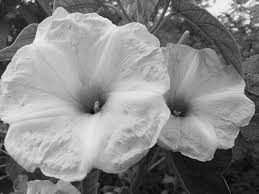
#> input picture images.jpeg, 259 x 194 px
$ jupyter execute --allow-errors LaserPBL.ipynb
#> lines starting #> are read from the running program, lines starting #| are printed output that depends on the picture
[cell 1]
import cv2
import numpy as np
from matplotlib import pyplot as plt
from ipywidgets import VBox, HBox, IntSlider, FloatSlider, Output, interactive

# Load the grayscale image (uncolored)
image_path = "images.jpeg"  # Replace with the actual image path
image = cv2.imread(image_path, cv2.IMREAD_GRAYSCALE)
#> image is the input picture: shape (194, 259); min 0, max 248, mean 134.8

if image is None:
    raise FileNotFoundError(f"Image at path '{image_path}' could not be found or loaded.")
else:
    print("Image pixel values range:", image.min(), "to", image.max())
#| Image pixel values range: 0 to 248
#> the sliders are set to k_w1 = <module 'ipywidgets.VBox_.chil, k_w2 = <module 'ipywidgets.VBox_.chil, k_w3 = <module 'ipywidgets.VBox_.chil, k_w4 = <module 'ipywidgets.VBox_.chil, k_r1_lower = <module 'ipywidgets.VBox_.chil, k_r1_upper = <module 'ipywidgets.VBox_.chil, k_r2_lower = <module 'ipywidgets.VBox_.chil, k_r2_upper = <module 'ipywidgets.VBox_.chil, k_r3_lower = <module 'ipywidgets.VBox_.chil, k_r3_upper = <module 'ipywidgets.VBox_.chil, k_r4_lower = <module 'ipywidgets.VBox_.chil, k_r4_upper = <module 'ipywidgets.VBox_.chil, a_w1 = <module 'ipywidgets.VBox_.chil, a_w2 = <module 'ipywidgets.VBox_.chil, a_w3 = <module 'ipywidgets.VBox_.chil, a_w4 = <module 'ipywidgets.VBox_.chil, a_r1_lower = <module 'ipywidgets.VBox_.chil, a_r1_upper = <module 'ipywidgets.VBox_.chil, a_r2_lower = <module 'ipywidgets.VBox_.chil, a_r2_upper = <module 'ipywidgets.VBox_.chil, a_r3_lower = <module 'ipywidgets.VBox_.chil, a_r3_upper = <module 'ipywidgets.VBox_.chil, a_r4_lower = <module 'ipywidgets.VBox_.chil, a_r4_upper = <module 'ipywidgets.VBox_.chil


krypton_laser_colors = {
    406: [138, 43, 226],    # Violet
    413: [75, 0, 130],      # Indigo
    420: [0, 0, 255],       # Blue
    530: [0, 255, 0],       # Green
    568: [255, 255, 0],     # Yellow
    600: [255, 165, 0],     # Orange
    647: [255, 0, 0],       # Red
}

argon_laser_colors = {
    457.9: [0, 0, 255],     # Blue
    465.8: [75, 0, 130],    # Indigo
    476.5: [0, 255, 255],   # Cyan
    488: [0, 255, 0],       # Green
    514.5: [0, 128, 0],     # Dark Green
    540: [255, 255, 0],     # Yellow
    600: [255, 165, 0],     # Orange
}

# Function to map wavelength to colors based on laser type
def get_color_from_wavelength(wavelength, laser_type):
    laser_colors = krypton_laser_colors if laser_type == "krypton" else argon_laser_colors
    # Get nearest available color for smoother transitions
    closest_wavelength = min(laser_colors.keys(), key=lambda k: abs(k - wavelength))
    return laser_colors[closest_wavelength]

# Function to apply colors based on intensity ranges and laser wavelengths
def apply_multicolor_with_lasers(image, wavelengths, intensity_ranges, laser_type="krypton"):
#> called with laser_type = 'krypton'
    colored_image = np.zeros((image.shape[0], image.shape[1], 3), dtype=np.uint8)
    for idx, (lower, upper) in enumerate(intensity_ranges):
        color = get_color_from_wavelength(wavelengths[idx], laser_type)
        mask = (image >= lower) & (image <= upper)
        for i in range(3):
            colored_image[:, :, i] = np.where(mask, color[i], colored_image[:, :, i])
#> colored_image: shape (194, 259, 3); every value is 0
    return colored_image

# Function to display images side by side
def update_images(
    k_w1, k_w2, k_w3, k_w4, k_r1_lower, k_r1_upper, k_r2_lower, k_r2_upper, k_r3_lower, k_r3_upper, k_r4_lower, k_r4_upper,
    a_w1, a_w2, a_w3, a_w4, a_r1_lower, a_r1_upper, a_r2_lower, a_r2_upper, a_r3_lower, a_r3_upper, a_r4_lower, a_r4_upper
):
    # Krypton image
    krypton_wavelengths = [k_w1, k_w2, k_w3, k_w4]
    krypton_ranges = [
        (k_r1_lower, k_r1_upper),
        (k_r2_lower, k_r2_upper),
        (k_r3_lower, k_r3_upper),
        (k_r4_lower, k_r4_upper),
    ]
    krypton_image = apply_multicolor_with_lasers(image, krypton_wavelengths, krypton_ranges, "krypton")

    # Argon image
    argon_wavelengths = [a_w1, a_w2, a_w3, a_w4]
    argon_ranges = [
        (a_r1_lower, a_r1_upper),
        (a_r2_lower, a_r2_upper),
        (a_r3_lower, a_r3_upper),
        (a_r4_lower, a_r4_upper),
    ]
    argon_image = apply_multicolor_with_lasers(image, argon_wavelengths, argon_ranges, "argon")

    # Display side-by-side images
    fig, axs = plt.subplots(1, 2, figsize=(12, 6))
    axs[0].imshow(krypton_image)
    axs[0].set_title(f'Krypton Laser Image\nWavelengths: {krypton_wavelengths}')
    axs[0].axis('off')
    axs[1].imshow(argon_image)
    axs[1].set_title(f'Argon Laser Image\nWavelengths: {argon_wavelengths}')
    axs[1].axis('off')
    plt.show()

# Krypton sliders with additional wavelength and range controls
krypton_sliders = VBox([
    FloatSlider(min=400, max=700, step=1, value=406, description='Krypton Wavelength 1'),
    FloatSlider(min=400, max=700, step=1, value=413, description='Krypton Wavelength 2'),
    FloatSlider(min=400, max=700, step=1, value=530, description='Krypton Wavelength 3'),
    FloatSlider(min=400, max=700, step=1, value=647, description='Krypton Wavelength 4'),
    IntSlider(min=0, max=255, step=1, value=0, description='Range 1 Lower'),
    IntSlider(min=0, max=255, step=1, value=64, description='Range 1 Upper'),
    IntSlider(min=0, max=255, step=1, value=65, description='Range 2 Lower'),
    IntSlider(min=0, max=255, step=1, value=128, description='Range 2 Upper'),
    IntSlider(min=0, max=255, step=1, value=129, description='Range 3 Lower'),
    IntSlider(min=0, max=255, step=1, value=192, description='Range 3 Upper'),
    IntSlider(min=0, max=255, step=1, value=193, description='Range 4 Lower'),
    IntSlider(min=0, max=255, step=1, value=255, description='Range 4 Upper'),
])

# Argon sliders with additional wavelength and range controls
argon_sliders = VBox([
    FloatSlider(min=400, max=700, step=1, value=457.9, description='Argon Wavelength 1'),
    FloatSlider(min=400, max=700, step=1, value=476.5, description='Argon Wavelength 2'),
    FloatSlider(min=400, max=700, step=1, value=514.5, description='Argon Wavelength 3'),
    FloatSlider(min=400, max=700, step=1, value=600, description='Argon Wavelength 4'),
    IntSlider(min=0, max=255, step=1, value=0, description='Range 1 Lower'),
    IntSlider(min=0, max=255, step=1, value=64, description='Range 1 Upper'),
    IntSlider(min=0, max=255, step=1, value=65, description='Range 2 Lower'),
    IntSlider(min=0, max=255, step=1, value=128, description='Range 2 Upper'),
    IntSlider(min=0, max=255, step=1, value=129, description='Range 3 Lower'),
    IntSlider(min=0, max=255, step=1, value=192, description='Range 3 Upper'),
    IntSlider(min=0, max=255, step=1, value=193, description='Range 4 Lower'),
    IntSlider(min=0, max=255, step=1, value=255, description='Range 4 Upper'),
])

# Link sliders to the interactive function
#> (the rest of this cell did not finish here and is left out)

[cell 2]
import cv2
import numpy as np
from matplotlib import pyplot as plt
from ipywidgets import VBox, HBox, FloatSlider, IntSlider, interactive_output

# Load the MRI image (grayscale)
image_path = "medical_scan.jpg"  # Replace with your actual image path
image = cv2.imread(image_path, cv2.IMREAD_GRAYSCALE)
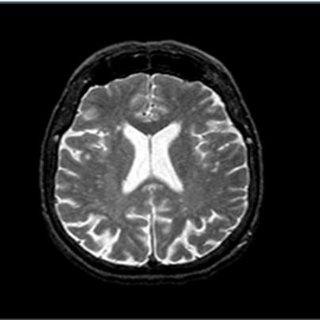
#> input picture medical_scan.jpg, 320 x 320 px
#> image: shape (320, 320); min 0, max 255, mean 43.6

if image is None:
    raise FileNotFoundError(f"Image at path '{image_path}' could not be found or loaded.")
else:
    print("Image pixel values range:", image.min(), "to", image.max())
#| Image pixel values range: 0 to 255

# Laser color mappings
krypton_laser_colors = {
    406: [138, 43, 226],    # Violet
    413: [75, 0, 130],      # Indigo
    420: [0, 0, 255],       # Blue
    530: [0, 255, 0],       # Green
    568: [255, 255, 0],     # Yellow
    600: [255, 165, 0],     # Orange
    647: [255, 0, 0],       # Red
}

argon_laser_colors = {
    457.9: [0, 0, 255],     # Blue
    465.8: [75, 0, 130],    # Indigo
    476.5: [0, 255, 255],   # Cyan
    488: [0, 255, 0],       # Green
    514.5: [255, 255, 0],   # Yellow
    540: [255, 165, 0],     # Orange
    568: [255, 105, 180],   # Hot Pink
    600: [255, 69, 0],      # Red-Orange
    620: [255, 0, 0],       # Red
    700: [128, 0, 0],       # Maroon
}

# Function to apply laser color mapping
# [66 lines left out: functions apply_laser_coloring, update_images, not called in this run]

# Krypton sliders
krypton_sliders = VBox([
    HBox([
        FloatSlider(min=400, max=700, step=0.1, value=406, description='W1'),
        FloatSlider(min=400, max=700, step=0.1, value=413, description='W2'),
        FloatSlider(min=400, max=700, step=0.1, value=530, description='W3'),
        FloatSlider(min=400, max=700, step=0.1, value=647, description='W4'),
    ]),
    HBox([
        IntSlider(min=0, max=255, step=1, value=0, description='R1 Low'),
        IntSlider(min=0, max=255, step=1, value=64, description='R1 High'),
    ]),
    HBox([
        IntSlider(min=0, max=255, step=1, value=65, description='R2 Low'),
        IntSlider(min=0, max=255, step=1, value=128, description='R2 High'),
    ]),
    HBox([
        IntSlider(min=0, max=255, step=1, value=129, description='R3 Low'),
        IntSlider(min=0, max=255, step=1, value=192, description='R3 High'),
    ]),
    HBox([
        IntSlider(min=0, max=255, step=1, value=193, description='R4 Low'),
        IntSlider(min=0, max=255, step=1, value=255, description='R4 High'),
    ]),
])

# Argon sliders
argon_sliders = VBox([
    HBox([
        FloatSlider(min=457.9, max=700, step=0.1, value=457.9, description='W1'),
        FloatSlider(min=457.9, max=700, step=0.1, value=465.8, description='W2'),
        FloatSlider(min=457.9, max=700, step=0.1, value=488, description='W3'),
        FloatSlider(min=457.9, max=700, step=0.1, value=514.5, description='W4'),
    ]),
    HBox([
        IntSlider(min=0, max=255, step=1, value=0, description='R1 Low'),
        IntSlider(min=0, max=255, step=1, value=64, description='R1 High'),
    ]),
    HBox([
        IntSlider(min=0, max=255, step=1, value=65, description='R2 Low'),
        IntSlider(min=0, max=255, step=1, value=128, description='R2 High'),
    ]),
    HBox([
        IntSlider(min=0, max=255, step=1, value=129, description='R3 Low'),
        IntSlider(min=0, max=255, step=1, value=192, description='R3 High'),
    ]),
    HBox([
        IntSlider(min=0, max=255, step=1, value=193, description='R4 Low'),
        IntSlider(min=0, max=255, step=1, value=255, description='R4 High'),
    ]),
])

# Interactive widgets
interactive_display = interactive_output(
    update_images,
    {
        'k_w1': krypton_sliders.children[0].children[0],
        'k_w2': krypton_sliders.children[0].children[1],
        'k_w3': krypton_sliders.children[0].children[2],
        'k_w4': krypton_sliders.children[0].children[3],
        'k_r1_lower': krypton_sliders.children[1].children[0],
        'k_r1_upper': krypton_sliders.children[1].children[1],
        'k_r2_lower': krypton_sliders.children[2].children[0],
        'k_r2_upper': krypton_sliders.children[2].children[1],
        'k_r3_lower': krypton_sliders.children[3].children[0],
        'k_r3_upper': krypton_sliders.children[3].children[1],
        'k_r4_lower': krypton_sliders.children[4].children[0],
        'k_r4_upper': krypton_sliders.children[4].children[1],
        'a_w1': argon_sliders.children[0].children[0],
        'a_w2': argon_sliders.children[0].children[1],
        'a_w3': argon_sliders.children[0].children[2],
        'a_w4': argon_sliders.children[0].children[3],
        'a_r1_lower': argon_sliders.children[1].children[0],
        'a_r1_upper': argon_sliders.children[1].children[1],
        'a_r2_lower': argon_sliders.children[2].children[0],
        'a_r2_upper': argon_sliders.children[2].children[1],
        'a_r3_lower': argon_sliders.children[3].children[0],
        'a_r3_upper': argon_sliders.children[3].children[1],
        'a_r4_lower': argon_sliders.children[4].children[0],
        'a_r4_upper': argon_sliders.children[4].children[1],
    }
)

# Display sliders
VBox([krypton_sliders, argon_sliders, interactive_display])

[cell 3]
import cv2
import numpy as np
from matplotlib import pyplot as plt
from ipywidgets import VBox, HBox, IntSlider, FloatSlider, Output, interactive_output, interactive

# Load the X-ray image (grayscale)
image_path = "xray_image.png"  # Replace with your actual image path
image = cv2.imread(image_path, cv2.IMREAD_GRAYSCALE)
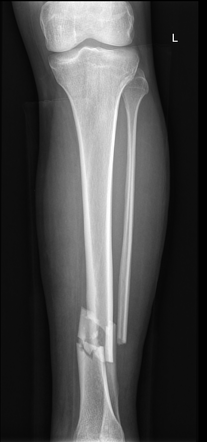
#> input picture xray_image.png, 207 x 442 px
#> image is the input picture: shape (442, 207); min 0, max 255, mean 74.2

if image is None:
    raise FileNotFoundError(f"Image at path '{image_path}' could not be found or loaded.")
else:
    print("Image pixel values range:", image.min(), "to", image.max())
#| Image pixel values range: 0 to 255

# Tissue categories for X-ray (you can adjust these ranges)
tissue_categories_xray = {
    "Bone": {"range": (200, 255), "color": [255, 0, 0], "color_name": "Red"},  # Bone, red
    "Soft Tissue": {"range": (80, 150), "color": [0, 255, 0], "color_name": "Green"},  # Soft tissue, green
    "Fat": {"range": (30, 80), "color": [0, 0, 255], "color_name": "Blue"},  # Fat, blue
    "Air": {"range": (0, 30), "color": [255, 255, 0], "color_name": "Yellow"},  # Air, yellow
}

# Function to map tissue types to colors for X-ray
# [68 lines left out: functions apply_tissue_colors_xray, apply_xray_color_filtering, update_images_xray, not called in this run]

# X-ray sliders for tissue ranges
xray_sliders = VBox([
    IntSlider(min=0, max=255, step=1, value=200, description='Bone Range Lower'),
    IntSlider(min=0, max=255, step=1, value=255, description='Bone Range Upper'),
    IntSlider(min=0, max=255, step=1, value=80, description='Soft Tissue Range Lower'),
    IntSlider(min=0, max=255, step=1, value=150, description='Soft Tissue Range Upper'),
    IntSlider(min=0, max=255, step=1, value=30, description='Fat Range Lower'),
    IntSlider(min=0, max=255, step=1, value=80, description='Fat Range Upper'),
    IntSlider(min=0, max=255, step=1, value=0, description='Air Range Lower'),
    IntSlider(min=0, max=255, step=1, value=30, description='Air Range Upper'),
])

# Display the interactive controls for X-ray analysis
interactive_plot_xray = interactive_output(update_images_xray, {
    'bone_lower': xray_sliders.children[0], 'bone_upper': xray_sliders.children[1],
    'soft_tissue_lower': xray_sliders.children[2], 'soft_tissue_upper': xray_sliders.children[3],
    'fat_lower': xray_sliders.children[4], 'fat_upper': xray_sliders.children[5],
    'air_lower': xray_sliders.children[6], 'air_upper': xray_sliders.children[7],
})

display(VBox([xray_sliders, interactive_plot_xray]))
